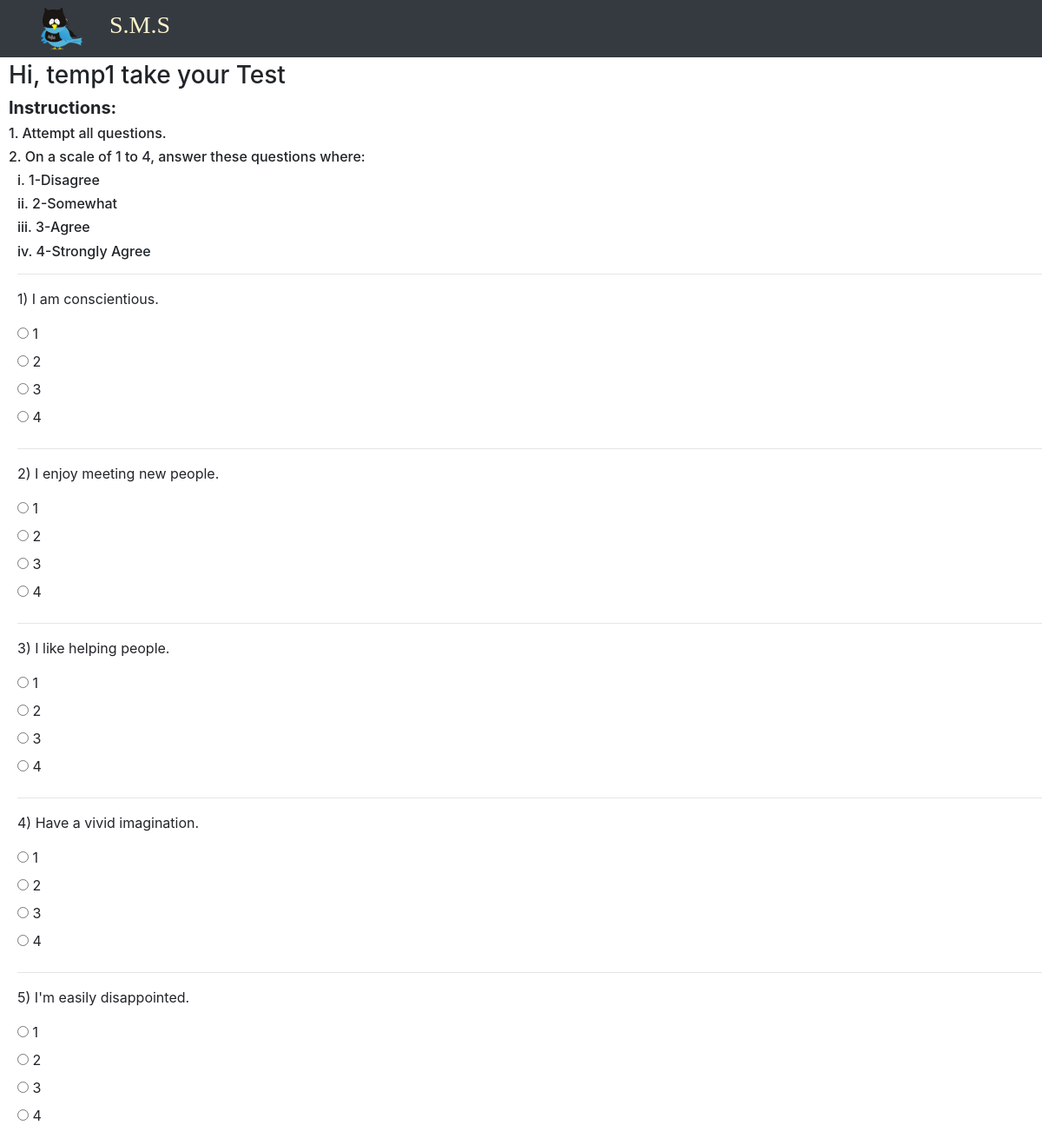
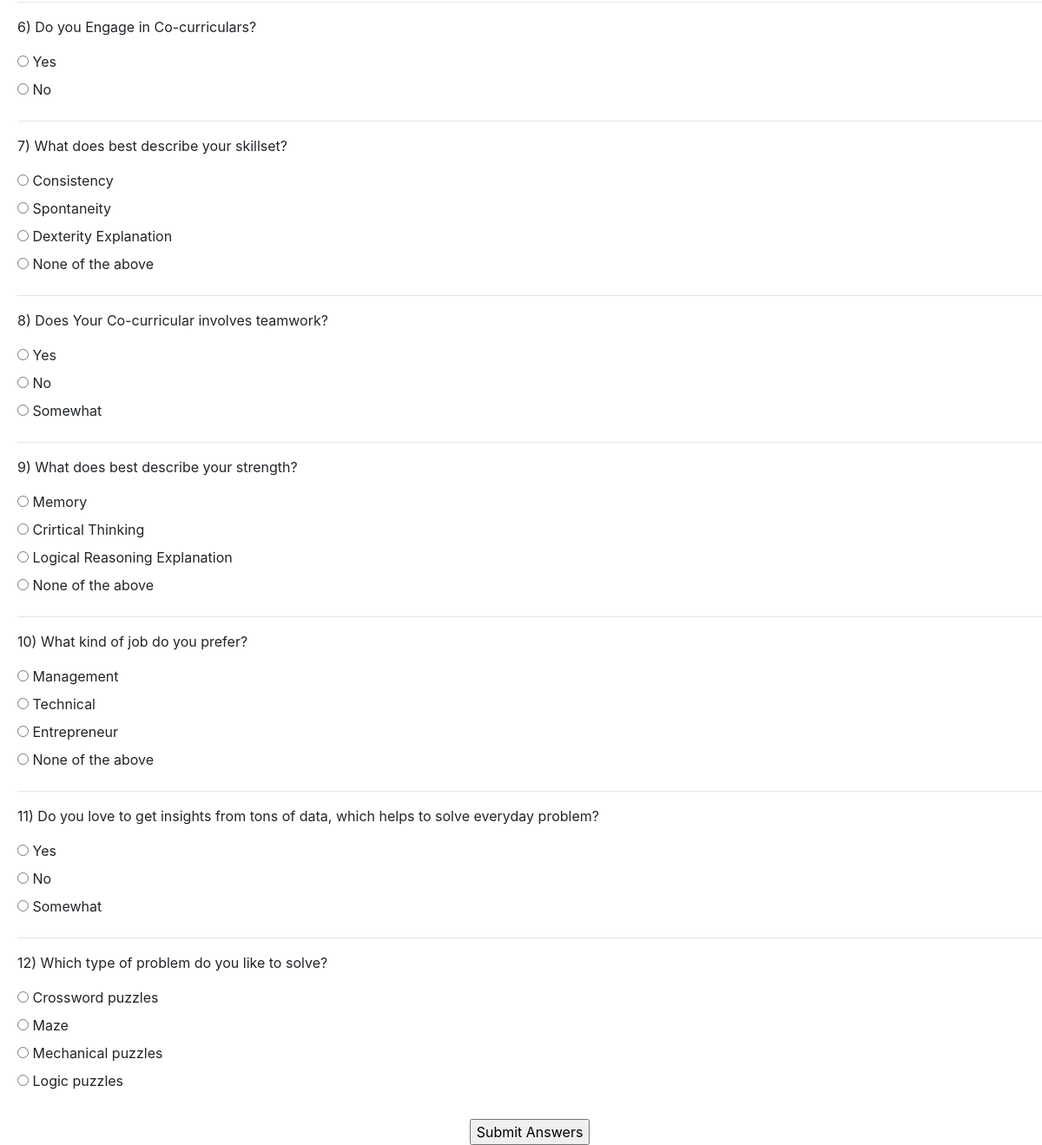
The page /init_test/take_test/ (signed in) on the database its author committed (2 pictures, top to bottom).
### init_test/models.py (models this page shows)
class test(models.Model):
    question = models.CharField(max_length=500)
    option1 = models.CharField(max_length=200)
    option2 = models.CharField(max_length=200)
    option3 = models.CharField(max_length=200, null=True)
    option4 = models.CharField(max_length=200, null=True)

### init_test/views.py (the view, shortened to what this page needs)
# urls.py: path('take_test/', views.take_test, name="take_test"),
def take_test(request):
    user_id = request.user.id
    print(user_id)
    if request.method == 'GET':
        exam = test.objects.all()
        return render(request, 'take_test.html', {'exam': exam})

### templates/take_test.html (shortened to what this page needs)
{% load static %}
<!DOCTYPE html>
<html>
<head>
    <link rel="stylesheet" href="https://maxcdn.bootstrapcdn.com/bootstrap/4.5.0/css/bootstrap.min.css">
</head>
<body>
{% if user.is_authenticated %}
    <nav class="navbar navbar-expand-md navbar-dark fixed-top bg-dark">
        <a href="/"><img src="{% static 'images/batman.png' %}" width="50" height="50" style="margin-left: 30px"></a>
        <h3 style="font-family: 'Brush Script MT'; margin-left: 30px ; color: #fff3cd">S.M.S</h3>
    </nav>
<h3 style="margin-left: 10px; padding-top: 70px" >Hi, {{ user.first_name }} take your Test</h3>
    <h5 style="margin-left: 10px"><b>Instructions:</b></h5>
    <h6 style="margin-left: 10px">1. Attempt all questions.</h6>
    <h6 style="margin-left: 10px">2. On a scale of 1 to 4, answer these questions where:</h6>
    <h6 style="margin-left: 20px">i. 1-Disagree</h6>
    <h6 style="margin-left: 20px">ii. 2-Somewhat</h6>
    <h6 style="margin-left: 20px">iii. 3-Agree</h6>
    <h6 style="margin-left: 20px">iv. 4-Strongly Agree</h6>
    <form action="{% url 'take_test' %}" method="post" style="margin-left: 20px">
        {% for i in exam %}
            <hr>
            <p>{{ i.id }}) {{ i.question }}</p>
            <input type="radio" name="{{ i.id }}" required id="{{ i.option1 }}"  value="{{ i.option1 }} ">
            <label for="{{ i.option1 }}">{{ i.option1 }}</label><br>
            <input type="radio" name="{{ i.id }}" required id="{{ i.option2 }}"  value="{{ i.option2 }}">
            <label for="{{ i.option2 }}">{{ i.option2 }}</label><br>
            {% if i.option3 %}
                <input type="radio" name="{{ i.id }}" required id="{{ i.option3 }}"  value="{{ i.option3 }}">
            <label for="{{ i.option3 }}">{{ i.option3 }}</label><br>
            {% endif %}
            {% if i.option4 %}
                <input type="radio" name="{{ i.id }}" required id="{{ i.option4 }}"  value="{{ i.option4 }}">
            <label for="{{ i.option4 }}">{{ i.option4 }}</label>
                <br>
            {% endif %}
        {% endfor %}
    <br>
    <div class="submit_ans">
        <input  type="submit" value="Submit Answers">
    </div>
    </form>
    {% endif %}
</body>
</html>

### templates/take_test.html (style rules this page uses)
.submit_ans { text-align: center; }

### rows shown on the page
test: id "1", question "I am conscientious.", option1 "1", option2 "2", option3 "3", option4 "4"
test: id "2", question "I enjoy meeting new people.", option1 "1", option2 "2", option3 "3", option4 "4"
test: id "3", question "I like helping people.", option1 "1", option2 "2", option3 "3", option4 "4"
test: id "4", question "Have a vivid imagination.", option1 "1", option2 "2", option3 "3", option4 "4"
test: id "5", question "I'm easily disappointed.", option1 "1", option2 "2", option3 "3", option4 "4"
test: id "6", question "Do you Engage in Co-curriculars?", option1 "Yes", option2 "No"
test: id "7", question "What does best describe your skillset?", option1 "Consistency", option2 "Spontaneity", option3 "Dexterity Explanation", option4 "None of the above"
test: id "8", question "Does Your Co-curricular involves teamwork?", option1 "Yes", option2 "No", option3 "Somewhat"
test: id "9", question "What does best describe your strength?", option1 "Memory", option2 "Crirtical Thinking", option3 "Logical Reasoning Explanation", option4 "None of the above"
test: id "10", question "What kind of job do you prefer?", option1 "Management", option2 "Technical", option3 "Entrepreneur", option4 "None of the above"
test: id "11", question "Do you love to get insights from tons of data, which helps to solve everyday problem?", option1 "Yes", option2 "No", option3 "Somewhat"
test: id "12", question "Which type of problem do you like to solve?", option1 "Crossword puzzles", option2 "Maze", option3 "Mechanical puzzles", option4 "Logic puzzles"

### other values the page prints
{{ user.first_name }} "temp1"
